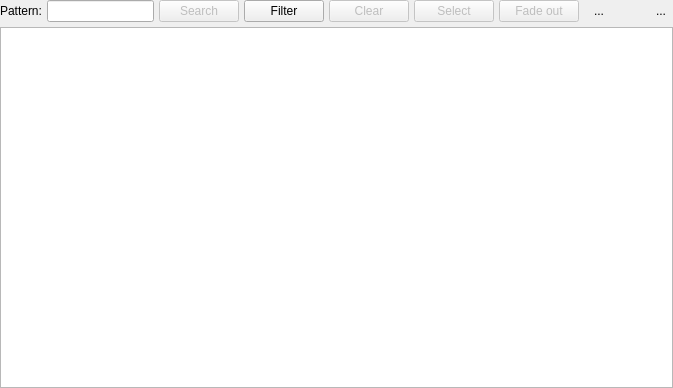
<?xml version="1.0" encoding="UTF-8"?>
<ui version="4.0">
 <class>ObjectSearchWidget</class>
 <widget class="QWidget" name="ObjectSearchWidget">
  <property name="geometry">
   <rect>
    <x>0</x>
    <y>0</y>
    <width>673</width>
    <height>388</height>
   </rect>
  </property>
  <property name="minimumSize">
   <size>
    <width>0</width>
    <height>230</height>
   </size>
  </property>
  <property name="baseSize">
   <size>
    <width>650</width>
    <height>0</height>
   </size>
  </property>
  <property name="windowTitle">
   <string>Form</string>
  </property>
  <layout class="QVBoxLayout" name="verticalLayout">
   <property name="spacing">
    <number>5</number>
   </property>
   <property name="leftMargin">
    <number>0</number>
   </property>
   <property name="topMargin">
    <number>0</number>
   </property>
   <property name="rightMargin">
    <number>0</number>
   </property>
   <property name="bottomMargin">
    <number>0</number>
   </property>
   <item>
    <layout class="QHBoxLayout" name="horizontalLayout">
     <property name="spacing">
      <number>5</number>
     </property>
     <property name="leftMargin">
      <number>0</number>
     </property>
     <property name="topMargin">
      <number>0</number>
     </property>
     <property name="rightMargin">
      <number>0</number>
     </property>
     <property name="bottomMargin">
      <number>0</number>
     </property>
     <item>
      <widget class="QLabel" name="pattern_lbl">
       <property name="sizePolicy">
        <sizepolicy hsizetype="Fixed" vsizetype="Preferred">
         <horstretch>0</horstretch>
         <verstretch>0</verstretch>
        </sizepolicy>
       </property>
       <property name="text">
        <string>Pattern:</string>
       </property>
      </widget>
     </item>
     <item>
      <widget class="QLineEdit" name="pattern_edt">
       <property name="sizePolicy">
        <sizepolicy hsizetype="Expanding" vsizetype="Fixed">
         <horstretch>0</horstretch>
         <verstretch>0</verstretch>
        </sizepolicy>
       </property>
       <property name="minimumSize">
        <size>
         <width>0</width>
         <height>0</height>
        </size>
       </property>
       <property name="clearButtonEnabled">
        <bool>true</bool>
       </property>
      </widget>
     </item>
     <item>
      <widget class="QPushButton" name="search_btn">
       <property name="enabled">
        <bool>false</bool>
       </property>
       <property name="sizePolicy">
        <sizepolicy hsizetype="Preferred" vsizetype="Preferred">
         <horstretch>0</horstretch>
         <verstretch>0</verstretch>
        </sizepolicy>
       </property>
       <property name="minimumSize">
        <size>
         <width>0</width>
         <height>0</height>
        </size>
       </property>
       <property name="text">
        <string>Search</string>
       </property>
       <property name="icon">
        <iconset resource="../../res/resources.qrc">
         <normaloff>:/icons/icons/objselect.png</normaloff>:/icons/icons/objselect.png</iconset>
       </property>
       <property name="iconSize">
        <size>
         <width>25</width>
         <height>25</height>
        </size>
       </property>
       <property name="shortcut">
        <string>Return, Enter</string>
       </property>
      </widget>
     </item>
     <item>
      <widget class="QPushButton" name="filter_btn">
       <property name="enabled">
        <bool>true</bool>
       </property>
       <property name="sizePolicy">
        <sizepolicy hsizetype="Preferred" vsizetype="Preferred">
         <horstretch>0</horstretch>
         <verstretch>0</verstretch>
        </sizepolicy>
       </property>
       <property name="minimumSize">
        <size>
         <width>0</width>
         <height>0</height>
        </size>
       </property>
       <property name="toolTip">
        <string>Defines the search filter</string>
       </property>
       <property name="text">
        <string>Filter</string>
       </property>
       <property name="icon">
        <iconset resource="../../res/resources.qrc">
         <normaloff>:/icons/icons/filter.png</normaloff>:/icons/icons/filter.png</iconset>
       </property>
       <property name="iconSize">
        <size>
         <width>25</width>
         <height>25</height>
        </size>
       </property>
       <property name="checkable">
        <bool>false</bool>
       </property>
      </widget>
     </item>
     <item>
      <widget class="QPushButton" name="clear_res_btn">
       <property name="enabled">
        <bool>false</bool>
       </property>
       <property name="sizePolicy">
        <sizepolicy hsizetype="Preferred" vsizetype="Preferred">
         <horstretch>0</horstretch>
         <verstretch>0</verstretch>
        </sizepolicy>
       </property>
       <property name="minimumSize">
        <size>
         <width>0</width>
         <height>0</height>
        </size>
       </property>
       <property name="toolTip">
        <string>Clears the search results</string>
       </property>
       <property name="text">
        <string>Clear</string>
       </property>
       <property name="icon">
        <iconset resource="../../res/resources.qrc">
         <normaloff>:/icons/icons/delete.png</normaloff>:/icons/icons/delete.png</iconset>
       </property>
       <property name="iconSize">
        <size>
         <width>25</width>
         <height>25</height>
        </size>
       </property>
      </widget>
     </item>
     <item>
      <widget class="QPushButton" name="select_btn">
       <property name="enabled">
        <bool>false</bool>
       </property>
       <property name="sizePolicy">
        <sizepolicy hsizetype="Preferred" vsizetype="Preferred">
         <horstretch>0</horstretch>
         <verstretch>0</verstretch>
        </sizepolicy>
       </property>
       <property name="minimumSize">
        <size>
         <width>0</width>
         <height>0</height>
        </size>
       </property>
       <property name="toolTip">
        <string>(Un)selects the graphical objects in the results grid</string>
       </property>
       <property name="text">
        <string>Select</string>
       </property>
       <property name="icon">
        <iconset resource="../../res/resources.qrc">
         <normaloff>:/icons/icons/selectmove.png</normaloff>:/icons/icons/selectmove.png</iconset>
       </property>
       <property name="iconSize">
        <size>
         <width>25</width>
         <height>25</height>
        </size>
       </property>
       <property name="checkable">
        <bool>false</bool>
       </property>
      </widget>
     </item>
     <item>
      <widget class="QPushButton" name="fade_btn">
       <property name="enabled">
        <bool>false</bool>
       </property>
       <property name="sizePolicy">
        <sizepolicy hsizetype="Preferred" vsizetype="Preferred">
         <horstretch>0</horstretch>
         <verstretch>0</verstretch>
        </sizepolicy>
       </property>
       <property name="minimumSize">
        <size>
         <width>0</width>
         <height>0</height>
        </size>
       </property>
       <property name="toolTip">
        <string>Fades outs all the graphical objects in the results grid (or those not listed). The current fade in/out state of all objects is modified.</string>
       </property>
       <property name="text">
        <string>Fade out</string>
       </property>
       <property name="icon">
        <iconset resource="../../res/resources.qrc">
         <normaloff>:/icons/icons/fadeout.png</normaloff>:/icons/icons/fadeout.png</iconset>
       </property>
       <property name="iconSize">
        <size>
         <width>25</width>
         <height>25</height>
        </size>
       </property>
       <property name="checkable">
        <bool>false</bool>
       </property>
      </widget>
     </item>
     <item>
      <widget class="QLabel" name="found_lbl">
       <property name="sizePolicy">
        <sizepolicy hsizetype="Fixed" vsizetype="Preferred">
         <horstretch>0</horstretch>
         <verstretch>0</verstretch>
        </sizepolicy>
       </property>
       <property name="text">
        <string>...</string>
       </property>
       <property name="indent">
        <number>10</number>
       </property>
      </widget>
     </item>
     <item>
      <spacer name="horizontalSpacer">
       <property name="orientation">
        <enum>Qt::Orientation::Horizontal</enum>
       </property>
       <property name="sizeType">
        <enum>QSizePolicy::Policy::Expanding</enum>
       </property>
       <property name="sizeHint" stdset="0">
        <size>
         <width>40</width>
         <height>20</height>
        </size>
       </property>
      </spacer>
     </item>
     <item>
      <widget class="QToolButton" name="hide_tb">
       <property name="toolTip">
        <string>Hide this widget</string>
       </property>
       <property name="text">
        <string>...</string>
       </property>
       <property name="icon">
        <iconset resource="../../res/resources.qrc">
         <normaloff>:/icons/icons/closetab.png</normaloff>:/icons/icons/closetab.png</iconset>
       </property>
       <property name="iconSize">
        <size>
         <width>20</width>
         <height>20</height>
        </size>
       </property>
       <property name="shortcut">
        <string>Esc</string>
       </property>
       <property name="autoRaise">
        <bool>true</bool>
       </property>
      </widget>
     </item>
    </layout>
   </item>
   <item>
    <widget class="QTableView" name="result_view">
     <property name="editTriggers">
      <set>QAbstractItemView::EditTrigger::NoEditTriggers</set>
     </property>
     <property name="alternatingRowColors">
      <bool>true</bool>
     </property>
     <property name="selectionMode">
      <enum>QAbstractItemView::SelectionMode::ExtendedSelection</enum>
     </property>
     <property name="selectionBehavior">
      <enum>QAbstractItemView::SelectionBehavior::SelectItems</enum>
     </property>
     <property name="iconSize">
      <size>
       <width>22</width>
       <height>22</height>
      </size>
     </property>
     <property name="sortingEnabled">
      <bool>true</bool>
     </property>
     <attribute name="horizontalHeaderCascadingSectionResizes">
      <bool>true</bool>
     </attribute>
     <attribute name="horizontalHeaderMinimumSectionSize">
      <number>30</number>
     </attribute>
     <attribute name="horizontalHeaderStretchLastSection">
      <bool>true</bool>
     </attribute>
     <attribute name="verticalHeaderVisible">
      <bool>true</bool>
     </attribute>
     <attribute name="verticalHeaderMinimumSectionSize">
      <number>30</number>
     </attribute>
     <attribute name="verticalHeaderHighlightSections">
      <bool>false</bool>
     </attribute>
    </widget>
   </item>
  </layout>
 </widget>
 <tabstops>
  <tabstop>pattern_edt</tabstop>
  <tabstop>search_btn</tabstop>
  <tabstop>filter_btn</tabstop>
  <tabstop>clear_res_btn</tabstop>
  <tabstop>select_btn</tabstop>
  <tabstop>fade_btn</tabstop>
  <tabstop>hide_tb</tabstop>
 </tabstops>
 <resources>
  <include location="../../res/resources.qrc"/>
 </resources>
 <connections/>
</ui>
